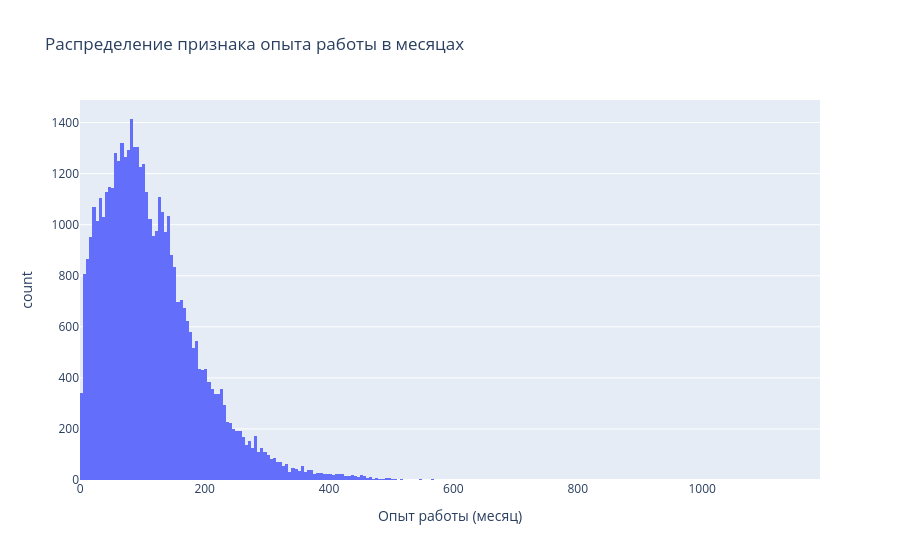
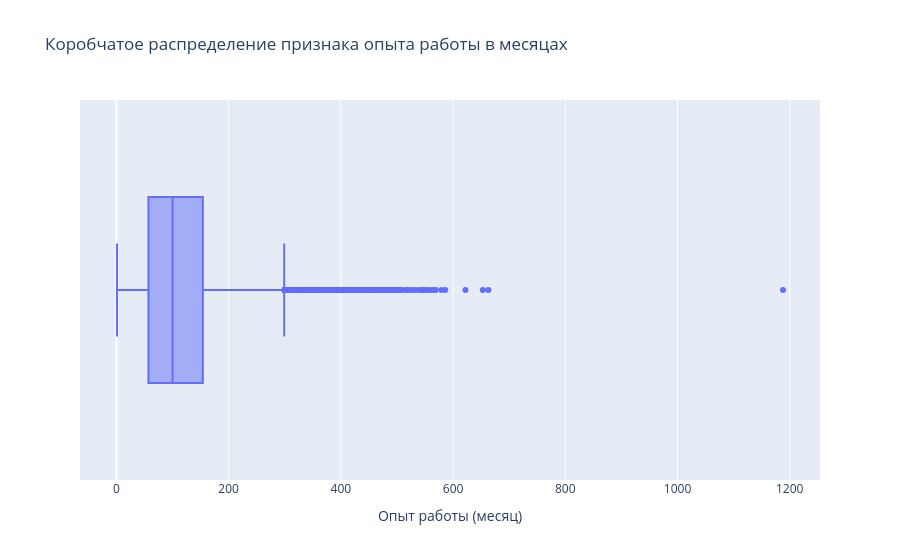

Here is the notebook cell these charts were saved with, in order:
### Markdown cell above
2. Постройте распределение признака **"Опыт работы (месяц)"**. Опишите данное распределение, отвечая на следующие вопросы: чему равна мода распределения, каковы предельные значения признака, в каком примерном интервале находится опыт работы большинства соискателей? Есть ли аномалии для признака опыта работы, какие значения вы бы причислили к их числу?
*Совет: постройте гистограмму и коробчатую диаграмму рядом.*

### Code cell
gr1 = px.histogram(
    data,
    x='Опыт работы (месяц)',
    title='Распределение признака опыта работы в месяцах'
)
gr1.show()

gr1.write_html('graphs/gr3.html')
gr2 = px.box(
    data, 
    x='Опыт работы (месяц)',
    title='Коробчатое распределение признака опыта работы в месяцах'
)
gr2.show()

gr2.write_html('graphs/gr4.html')

print("Мода распределения:", data['Опыт работы (месяц)'].mode()[0])
print("Минимальный предельный признак:", data['Опыт работы (месяц)'].min())
print("Максимальный предельный признак:", data['Опыт работы (месяц)'].max())

### Figure 1 — Plotly figure (JSON) as saved in the notebook; plotly's stock layout.template omitted (floating-point values rounded to 4 significant figures; data arrays with more than 128 entries replaced by an {"elided": "..."} marker saying what was removed)
{"data": [{"alignmentgroup": "True", "bingroup": "x", "hovertemplate": "Опыт работы (месяц)=%{x}<br>count=%{y}<extra></extra>", "legendgroup": "", "marker": {"color": "#636efa", "pattern": {"shape": ""}}, "name": "", "offsetgroup": "", "orientation": "v", "showlegend": false, "type": "histogram", "x": {"elided": "44744 int values"}, "xaxis": "x", "yaxis": "y"}], "layout": {"barmode": "relative", "legend": {"tracegroupgap": 0}, "title": {"text": "Распределение признака опыта работы в месяцах"}, "xaxis": {"anchor": "y", "domain": [0, 1], "title": {"text": "Опыт работы (месяц)"}}, "yaxis": {"anchor": "x", "domain": [0, 1], "title": {"text": "count"}}}}

### Figure 2 — Plotly figure (JSON) as saved in the notebook; plotly's stock layout.template omitted (floating-point values rounded to 4 significant figures; data arrays with more than 128 entries replaced by an {"elided": "..."} marker saying what was removed)
{"data": [{"alignmentgroup": "True", "hovertemplate": "Опыт работы (месяц)=%{x}<extra></extra>", "legendgroup": "", "marker": {"color": "#636efa"}, "name": "", "notched": false, "offsetgroup": "", "orientation": "h", "showlegend": false, "type": "box", "x": {"elided": "44744 int values"}, "x0": " ", "xaxis": "x", "y0": " ", "yaxis": "y"}], "layout": {"boxmode": "group", "legend": {"tracegroupgap": 0}, "title": {"text": "Коробчатое распределение признака опыта работы в месяцах"}, "xaxis": {"anchor": "y", "domain": [0, 1], "title": {"text": "Опыт работы (месяц)"}}, "yaxis": {"anchor": "x", "domain": [0, 1]}}}
